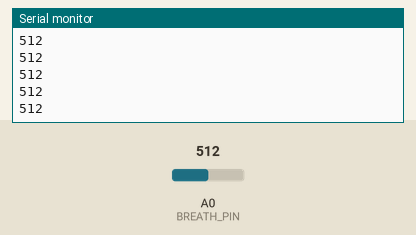
Bench run of a sketch on a simulated Arduino Uno, built with avr-gcc and run on an emulated ATmega328P. Shown: the last lines printed to the serial monitor. Inputs (shaded band) come from the test bench; at power-on: A0 (BREATH_PIN) = 512.

Above: at 1.2 s.
1.3 s: A0 (BREATH_PIN) set to 716
At 1.31 s:
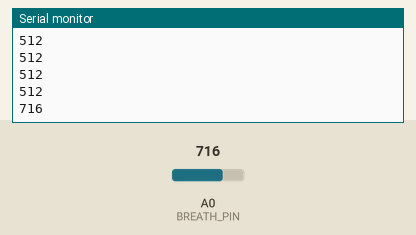
2.8 s: A0 (BREATH_PIN) set to 900
At 2.81 s:
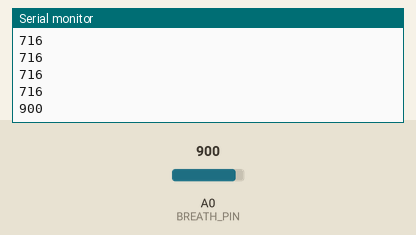
Timing chart, 0 to 5.8 s (numbered marks = the images above; inputs shaded):
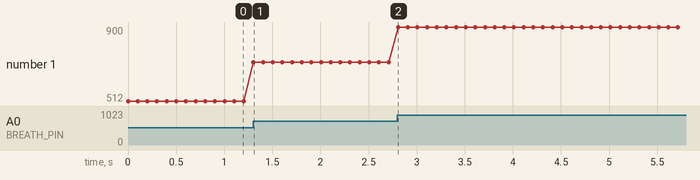

The sketch:

5701-MIDuino_Breath_Intro.ino
```cpp
// (licence header left out)
#define BREATH_PIN	A0

int breathSensor;

void setup() {
	Serial.begin(9600);
}

void loop() {
	breathSensor = analogRead(BREATH_PIN);

	Serial.println(breathSensor);

	delay(100);
}
```

Measured:
- after the input at 1.3 s, the serial monitor: prints a new line at once (image 1)
- after the input at 2.8 s, the serial monitor: prints a new line at once (image 2)
- plotted number 1: 512 → 716 after the input at 1.3 s, 716 → 900 after the input at 2.8 s
